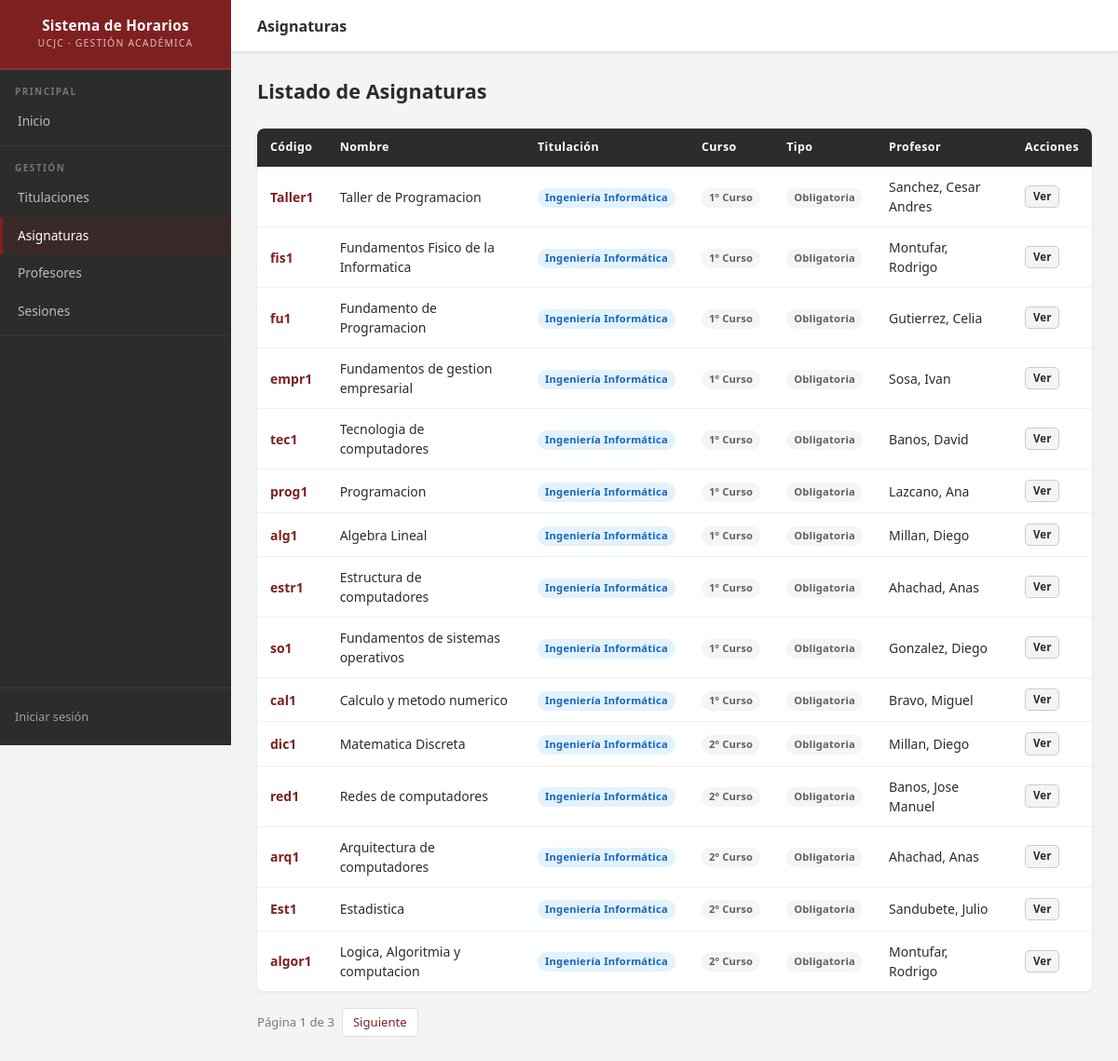
/horarios/asignaturas/, run on an earlier commit of the app's database.
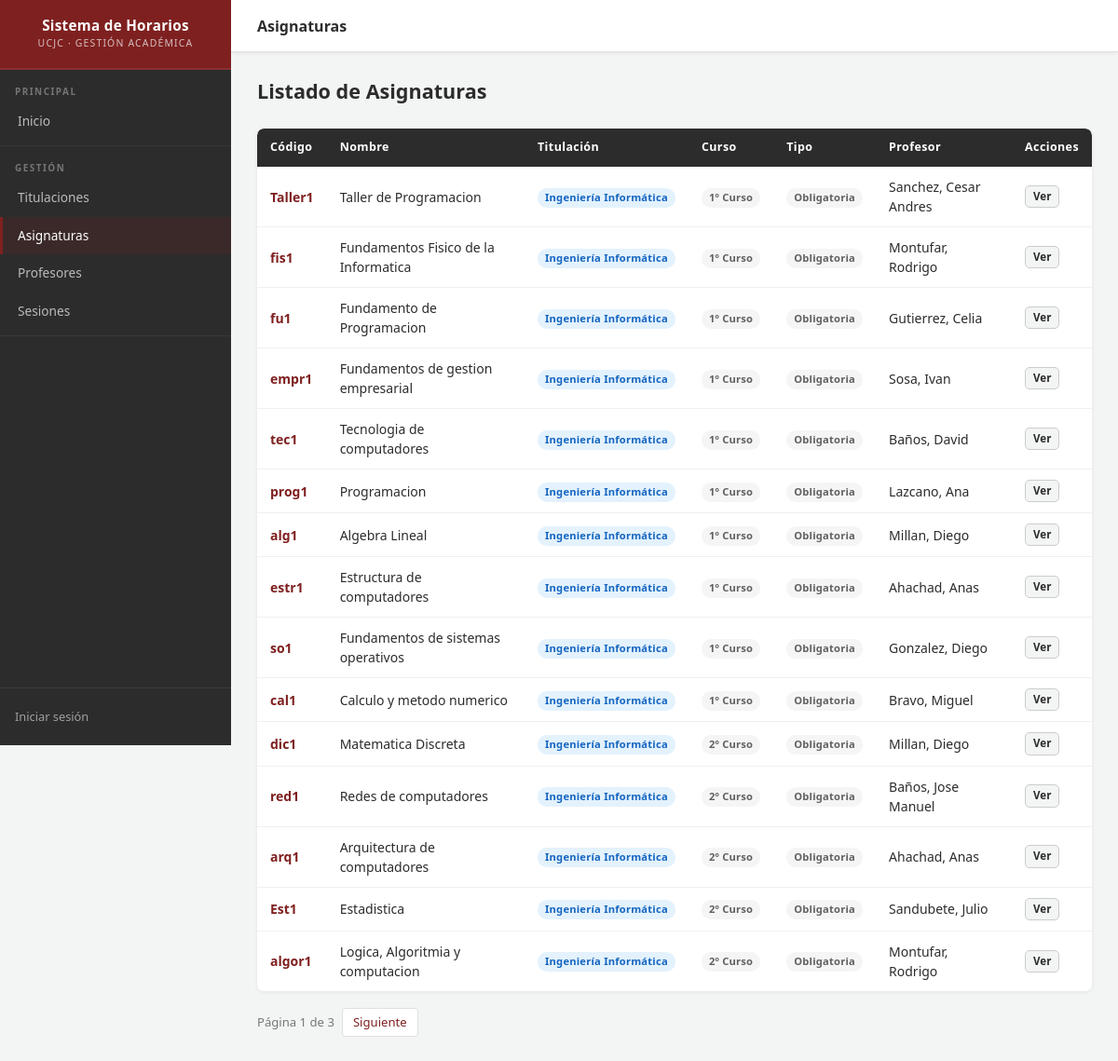
And on a later commit of the database.
### horarios/models.py (models this page shows, shortened)
class Asignatura(models.Model):
    CURSOS = [
        (1, '1º Curso'),
        (2, '2º Curso'),
        (3, '3º Curso'),
        (4, '4º Curso'),
        (5, '5º Curso'),
    ]
    nombre = models.CharField(max_length=200)
    codigo = models.CharField(max_length=20, unique=True)
    titulacion = models.ForeignKey(
        Titulacion,
        on_delete=models.PROTECT,
        related_name='asignaturas',
        verbose_name='Titulación',
    )
    curso = models.IntegerField(choices=CURSOS)
    es_electiva = models.BooleanField(
        default=False,
        verbose_name='Es electiva',
        help_text='Las asignaturas electivas pueden compartir franja horaria con otras electivas del mismo curso.',
    )
    profesor = models.ForeignKey(
        Profesor,
        on_delete=models.SET_NULL,
        null=True,
        blank=True,
        related_name='asignaturas',
    )
    sesiones = models.ManyToManyField(Sesion, blank=True)
    def get_absolute_url(self):
        return reverse('asignatura-detail', args=[str(self.id)])

class Profesor(models.Model):
    nombre = models.CharField(max_length=100)
    apellidos = models.CharField(max_length=100)
    email = models.EmailField(blank=True, null=True)
    def __str__(self):
        return f"{self.apellidos}, {self.nombre}"

class Titulacion(models.Model):
    codigo = models.CharField(max_length=10, unique=True, verbose_name='Código')
    nombre = models.CharField(max_length=200, verbose_name='Nombre')
    class Meta:
        ordering = ['nombre']
        verbose_name = 'Titulación'
        verbose_name_plural = 'Titulaciones'

### horarios/views.py (the view)
# urls.py: path('asignaturas/', views.AsignaturaListView.as_view(), name='asignaturas'),
class AsignaturaListView(generic.ListView):
    model = Asignatura
    paginate_by = 15

### horarios/templates/horarios/asignatura_list.html (shortened to what this page needs)
{% extends "base_generic.html" %}
{% block page_title %}Asignaturas{% endblock %}
{% block content %}
<div class="page-header">
  <h2>Listado de Asignaturas</h2>
</div>
{% if asignatura_list %}
<div class="card">
  <div class="table-wrapper" style="border-radius: 7px;">
    <table class="data-table">
      <thead>
        <tr>
          <th>Código</th>
          <th>Nombre</th>
          <th>Titulación</th>
          <th>Curso</th>
          <th>Tipo</th>
          <th>Profesor</th>
          <th>Acciones</th>
        </tr>
      </thead>
      <tbody>
        {% for asignatura in asignatura_list %}
        <tr>
          <td>
            <a href="{{ asignatura.get_absolute_url }}" style="font-weight: 700; color: var(--crimson);">
              {{ asignatura.codigo }}
            </a>
          </td>
          <td>{{ asignatura.nombre }}</td>
          <td>
            <span class="badge
              {% if asignatura.titulacion.codigo == 'II' %}badge-blue
              {% elif asignatura.titulacion.codigo == 'IR' %}badge-green
              {% elif asignatura.titulacion.codigo == 'IT' %}badge-orange
              {% elif asignatura.titulacion.codigo == 'DG' %}badge-purple
              {% else %}badge-gray{% endif %}">
              {{ asignatura.titulacion.nombre }}
            </span>
          </td>
          <td><span class="badge badge-gray">{{ asignatura.get_curso_display }}</span></td>
          <td>
            {% if asignatura.es_electiva %}
            <span class="badge badge-orange">Electiva</span>
            {% else %}
            <span class="badge badge-gray">Obligatoria</span>
            {% endif %}
          </td>
          <td>{{ asignatura.profesor|default:"—" }}</td>
          <td>
            <div style="display: flex; gap: 6px;">
              <a href="{{ asignatura.get_absolute_url }}" class="btn btn-secondary btn-xs">Ver</a>
            </div>
          </td>
        </tr>
        {% endfor %}
      </tbody>
    </table>
  </div>
</div>
{% endif %}
{% endblock %}

What changed in the data, as far as the page shows it:
changed through a linked row, Asignatura "tec1": profesor "Banos, David" → "Baños, David"
changed through a linked row, Asignatura "red1": profesor "Banos, Jose Manuel" → "Baños, Jose Manuel"
